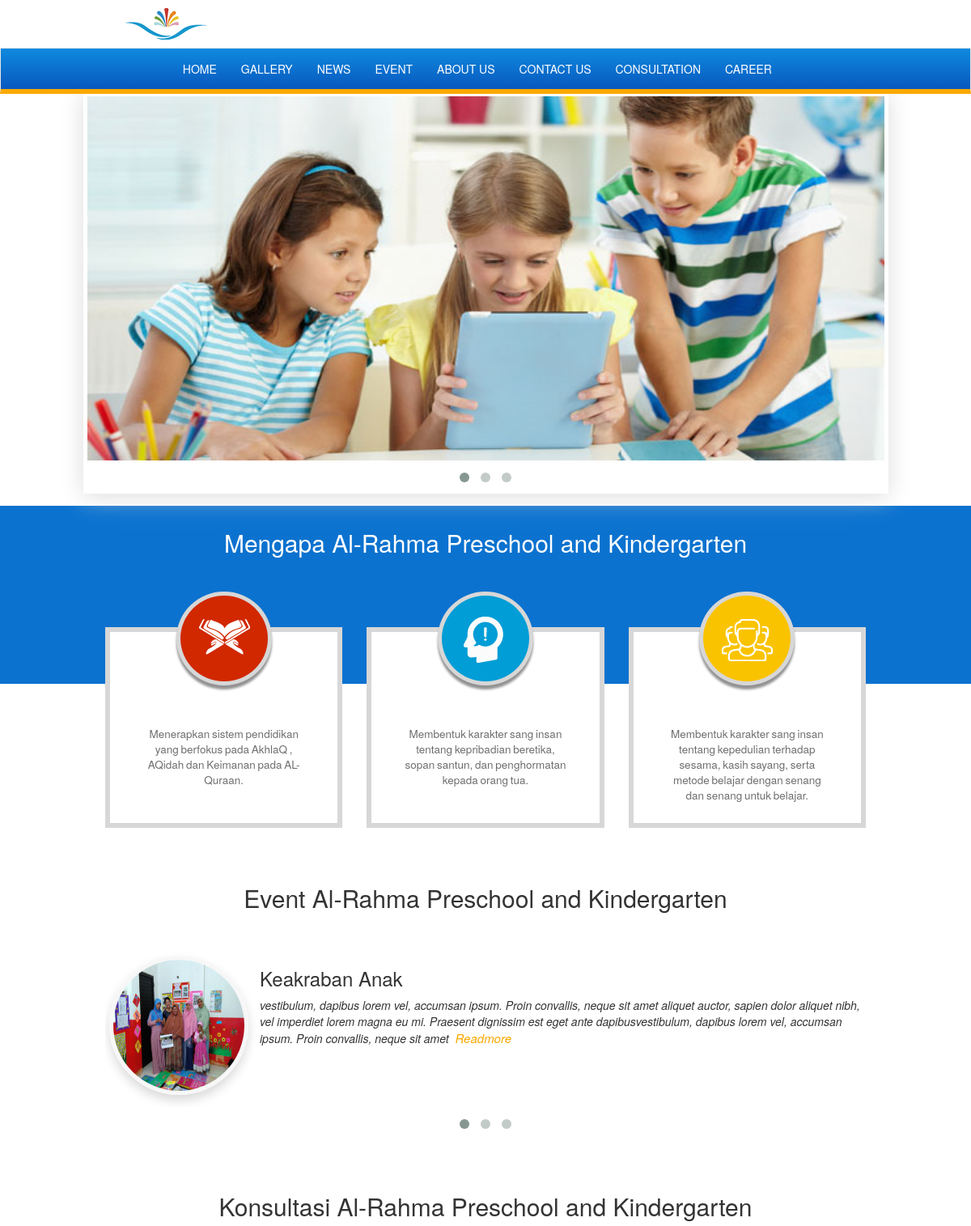
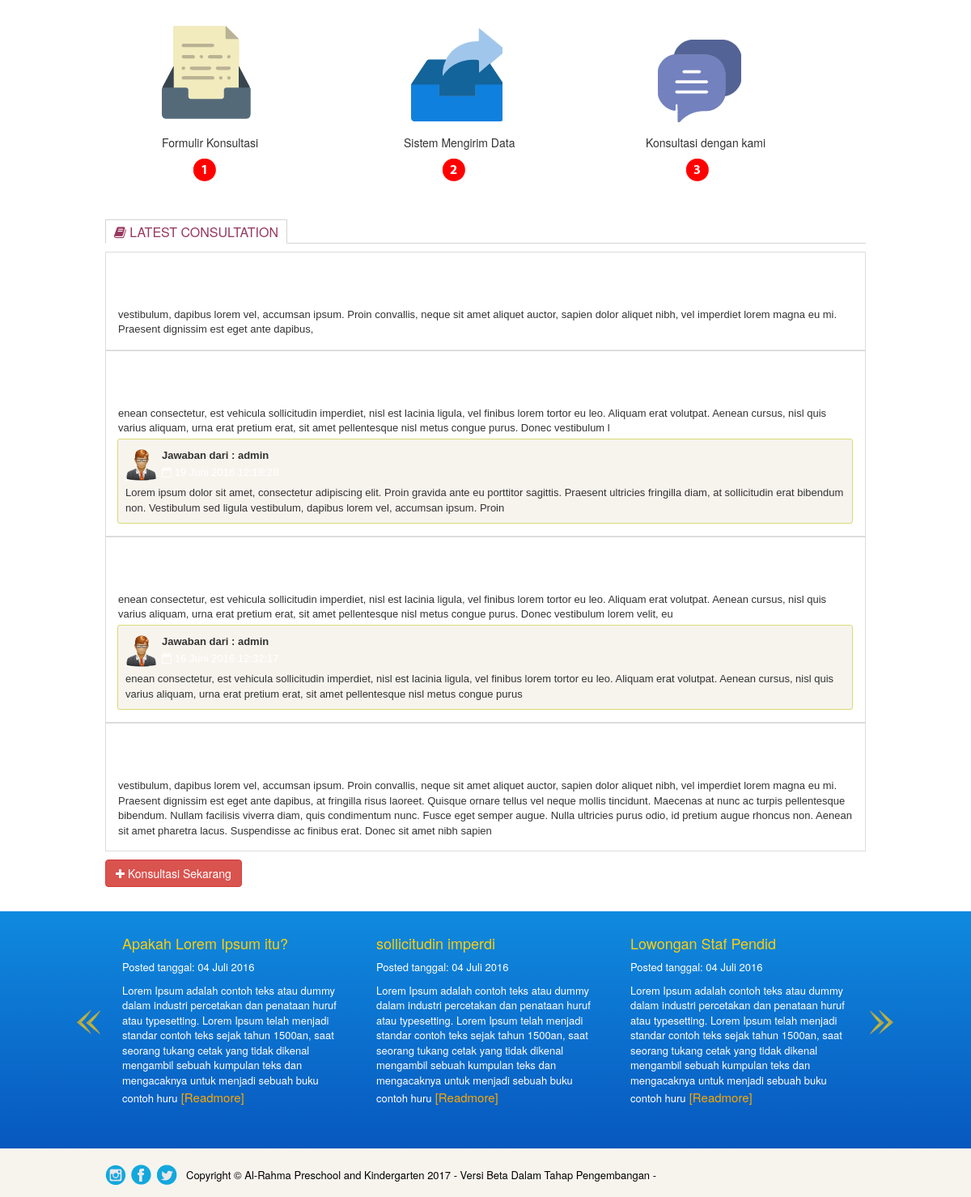
The page / on the database its author committed (2 pictures, top to bottom).
### tables this page shows
CREATE TABLE IF NOT EXISTS `slider` (
`id_slider` int(100) NOT NULL,
  `foto_slider` text NOT NULL
);

CREATE TABLE IF NOT EXISTS `event` (
`id_event` int(100) NOT NULL,
  `judul_event` text NOT NULL,
  `keterangan_event` text NOT NULL,
  `foto_event` varchar(100) NOT NULL,
  `tanggal_event` date NOT NULL
);

CREATE TABLE IF NOT EXISTS `testimoni` (
`id_testimoni` int(100) NOT NULL,
  `nama_testi` varchar(20) NOT NULL,
  `email` varchar(30) NOT NULL,
  `keluhan_testi` text NOT NULL,
  `no_telp_testi` varchar(20) NOT NULL,
  `tgl_testi` datetime NOT NULL
);

CREATE TABLE IF NOT EXISTS `analisa_testi` (
`id_analisa_testi` int(100) NOT NULL,
  `id_testimoni` int(100) NOT NULL,
  `sesi_user` varchar(100) NOT NULL,
  `answer_testi` text NOT NULL,
  `tgl_answer` datetime NOT NULL
);

CREATE TABLE IF NOT EXISTS `berita` (
`id_berita` int(100) NOT NULL,
  `judul_berita` text NOT NULL,
  `ket_berita` text NOT NULL,
  `foto_berita` varchar(100) NOT NULL,
  `tanggal_berita` datetime NOT NULL,
  `status_news` varchar(20) NOT NULL
);

### config/config.php (called while the page is built, shortened)
<?php
$base_url 	="http://localhost/Alrahma/";
?>

### libs/funct/library_function.php (called while the page is built, shortened)
<?php include "config/koneksi.php";
function urlCleaner($str){
    $cleanNow = preg_replace("/\W|_/","-",$str);
    return $cleanNow;
}
function removeStriptagS($data){
    $cleanTags = strip_tags(html_entity_decode($data,ENT_QUOTES,"ISO-8859-1"));
    return $cleanTags;
}
function tgl_indo($tgl){
    $tanggal = substr($tgl,8,2);
    $bulan   = getBulan(substr($tgl,5,2));
    $tahun   = substr($tgl,0,4);
    return $tanggal.' '.$bulan.' '.$tahun;
}
function getBulan($bln){
    switch ($bln){
        case 6:
            return "Juni";
        break;
        case 7:
            return "Juli";
        break;
    }
}
?>

### pages/web/home.php (the view, shortened to what this page needs)
<?php include "libs/funct/library_function.php"; ?>
<div class="row">
	<div class="col-lg-10 col-lg-offset-1" style="margin-top:55px;">
		<div id="owl-example" class="owl-carousel owl-theme hidden-xs" style="box-shadow: #dcdcdc 0px 3px 28px; border: 5px solid #fff;">
			 <?php
			 	$x =mysqli_query($con,"SELECT * FROM slider");
			 	while ($data= mysqli_fetch_array($x)) {
			 	$photo = $base_url."uploads/images/slide/".$data['foto_slider'];
			 ?>
		  		<img class="item-resizeimg lazyOwl" data-src="<?php echo $photo;?>">
			 <?php } ?>
		</div>
	</div>
</div>
<div class="tujuan-maincontainer">
	<section class="article-tujuan">
		<div class="heading-responsive">
			<h2 style="text-align:center;color:#fff;">Mengapa Al-Rahma Preschool and Kindergarten</>
		</div>
		<div class="wrapperbox-tujuanalrahma">
			<section class="container">
				<div class="row press-rows-alrahma">
					<div class="col-md-4 ">
						<div class="main-innerboxt-tujuanalrahma">
							<div class="box-circletujuanalquran">
								<span class="ico icon-alquran"></span>
							</div>
							<div class="content-tujuan">
								Menerapkan sistem pendidikan yang berfokus pada AkhlaQ , AQidah dan Keimanan pada AL-Quraan.
							</div>
						</div>
					</div>
					<div class="col-md-4 ">
						<div class="main-innerboxt-tujuanalrahma ">
							<div class="box-circletujuanmind">
								<span class="ico icon-mind"></span>
							</div>
							<div class="content-tujuan">
								Membentuk karakter sang insan tentang kepribadian beretika, sopan santun, dan penghormatan kepada orang tua.
							</div>
						</div>
					</div>
					<div class=" col-md-4 ">
						<div class="main-innerboxt-tujuanalrahma">
							<div class="box-circletujuangrup">
								<span class="ico icon-grup"></span>
							</div>
							<div class="content-tujuan">
								Membentuk karakter sang insan tentang kepedulian terhadap sesama, kasih sayang, serta metode belajar dengan senang dan
								senang untuk belajar.
							</div>
						</div>
					</div>
				</div>
			</section>
		</div>
<div class="event-maincontainer">
		<section class="article-container">
			<div class="heading-responsive">
				<h2 style="text-align:center;margin-bottom:50px;">Event Al-Rahma Preschool and Kindergarten</h2>
			</div>
		</section>
		<section class="container testimonials">
			<div class="row">
		        <div class="col-sm-12">
		          <div id="event-testimonials" class="owl-carousel">
		      	  <?php
					$getevent =mysqli_query($con,"SELECT * FROM event ORDER BY id_event DESC");
					while ($res = mysqli_fetch_array($getevent)) {
				   ?>
		            <div class="item">
		              <div class="shadow-effect">
		                <img class="img-circle resize-imgevent lazyOwl" data-src="<?php echo $base_url;?>uploads/images/event/<?php echo $res['foto_event']; ?>" alt="">
		                <h3 class="heading-sliderevent"><?php echo removeStriptagS($res['judul_event']);?></h3>
		                <p style="font-style:italic;"><?php echo removeStriptagS($res['keterangan_event']);?>
		              		<?php  echo "<a href='".$base_url."eventdetail-$res[id_event].html' class='readmore-link'>Readmore</a>" ?>
		                </p>
		              </div>
		            </div>
		           <?php } ?>
		          </div>
		        </div>
			</div>
		</section>
</div>
<div class="container">
<div class="main-konsultasi">
	<div class="heading-konsultasi">
		<h2 style="text-align:center;">Konsultasi Al-Rahma Preschool and Kindergarten</h2>
	</div>
	<section class="container hidden-xs">
		<div class="box-ruleskonsultasi">
			<div class="rules-rulkonsultasi icon-formulir"></div>
				<div>
					<div>Formulir Konsultasi</div>
					<span class="number1"></span>
				</div>
		</div>
		<div class="box-ruleskonsultasi">
			<div class="rules-rulkonsultasi icon-boxproses"></div>
				<div>
					<div>Sistem Mengirim Data</div>
					<span class="number2"></span>
				</div>
		</div>
		<div class="box-ruleskonsultasi">
			<div class="rules-rulkonsultasi icon-chats"></div>
				<div>
					<div>Konsultasi dengan kami</div>
					<span class="number3"></span>
				</div>
		</div>
	</section>
	<div id="tabs-container">
		<ul class="tabs-menu">
			<li class="current"><a href="#tab-1"><i class="fa fa-book" aria-hidden="true"></i> Latest Consultation</a></li>
		</ul>
		<div class="wrapper-latestcontainer consultation">
		<ul>
			<?php
				$limit =4;
				$get_consultasi = mysqli_query($con,"SELECT * FROM testimoni ORDER BY id_testimoni DESC LIMIT $limit");
				while ($res =mysqli_fetch_array($get_consultasi)) {
				$convrt = $res['tgl_testi'];
				$substr = substr($convrt, 10);
				$getanswer = $res['id_testimoni'];
				$tes = mysqli_fetch_array(mysqli_query($con,"SELECT * FROM analisa_testi at JOIN testimoni t  ON t.id_testimoni=at.id_testimoni
				WHERE at.id_testimoni='$getanswer'"));
				$showaction= $tes['answer_testi'];
				$convrtanswer_date = $tes['tgl_answer'];
				$substr2 = substr($convrtanswer_date, 10);
			?>
			<li style="opactiy:1;">
				<div style="font-size:17px;">
					<span style="font-weight:bold;"><?php echo $res['nama_testi'];?></span>
				</div>
				<div style="margin-bottom:10px;">
					<span><i class="fa fa-calendar-o"></i> <?php echo tgl_indo($res['tgl_testi']);echo $substr;?></span>
				</div>
				<div>
					<?php echo $res['keluhan_testi']; ?>
				</div>
				<?php if ($showaction =='' || $showaction == null) { ?>
				<?php }else{ ?>
				<div class="consul">
					<div class="answer">
						<div class="user-images">
							<div style="margin-left:45px;font-weight:bold;">Jawaban dari : <?php echo $tes['sesi_user'];?></div>
							<span class="admin-rounded-date">
							<i class="fa fa-calendar-o"></i> <?php echo tgl_indo($res['tgl_testi']);echo $substr2;?></span>
						</div>
						<?php echo $showaction; ?>
					</div>
				</div>
				<?php } ?>
			</li>
			<?php } ?>
		</ul>
	</div>
	<div>
		<a href="<?php echo $base_url;?>consultasi.html" class="btn btn-danger"><i class="fa fa-plus"></i> Konsultasi Sekarang</a>
	</div>
</div>
</section>
</div>
<section class="section home-blog hidden-xs">
    <div class="max-width centered ">
        <div class="blog-carousel ">
			<section class="slider-navalrahma slider">
	    		<?php
	    			$show =mysqli_query($con,"SELECT * FROM berita ORDER BY id_berita DESC");
	    			while ($view= mysqli_fetch_array($show)) {
					$karakter_career = $view['ket_berita'];
					$konvert_career  = strip_tags(html_entity_decode($karakter_career,ENT_QUOTES,"ISO-8859-1"));
	    			$clean = urlCleaner($view['judul_berita']);
					$url_link = "newsdetail".$view['id_berita']."-".$clean.".html";
	    		?>
		    	<div class="wrapper">
					<h4 style="margin-bottom:10px;"><a href=""><?php echo strip_tags($view['judul_berita']);?></a></h4>
		      		<article data-lazy="">
		      			<div style="margin-bottom:10px;">Posted tanggal: <?php echo tgl_indo($view['tanggal_berita']);?></div>
      				<?php
					  if (strlen($karakter_career) >=300) {
						echo substr($konvert_career, 0, 300)."<a class='readmore-link' href=\"".$url_link."\"> [Readmore]</a>"; }
			      	?>
			      	</article>
		      	</div>
		      	<?php } ?>
		    </section>
        </div>
    </div>
</section>

### index.php (shortened to what this page needs)
<?php error_reporting(E_ALL ^ (E_NOTICE | E_WARNING));
include"config/config.php"; ?>
<!DOCTYPE html>
<html lang="en">
<head>
<link rel="stylesheet" href="<?php echo $base_url;?>css/bootstrap.min.css">
<link rel="stylesheet" href="<?php echo $base_url;?>css/responsive.css">
<link rel="stylesheet" href="<?php echo $base_url;?>css/layout.css">
<link rel="stylesheet" href="<?php echo $base_url;?>css/lightbox.css">
<link rel="stylesheet" href="<?php echo $base_url;?>js/slick/slick.css">
<link rel="stylesheet" href="<?php echo $base_url;?>js/slick/slick-theme.css">
<link rel="stylesheet" href="<?php echo $base_url;?>css/pretty_photo/prettyPhoto.css" type="text/css" media="screen" title="prettyPhoto main stylesheet" charset="utf-8"/>
<link rel="stylesheet" href="<?php echo $base_url;?>css/paging.css">
<link rel="stylesheet" href="<?php echo $base_url;?>css/font-awesome-4.6.3/css/font-awesome.min.css">
<link rel="stylesheet" href="<?php echo $base_url;?>js/owl-carousel/owl.theme.css">
<link rel="stylesheet" href="<?php echo $base_url;?>js/owl-carousel/owl.carousel.css">
<link rel="stylesheet" href="<?php echo $base_url;?>js/owl-carousel/owl.transitions.css">
</head>
<body>
<div class="container navigate-top-upper">
	<div class="col-lg-12 ">
		<div class="row">
			<div class="col-md-2">
				<div class="main-heading-alrahma">
	        		<div><img src="img/alrahma-logos.png"></div>
				</div>
			</div>
		</div>
	</div>
</div>
<nav id="mobile" class="navbar navbar-default" role="navigation">
	 <div class="container">
        	<div class="row">
				<div class="collapse navbar-collapse col-md-offset-1" id="navbar-collapse">
					<ul class="nav navbar-nav">
						<li><a href="<?php echo $base_url; ?>home.html" id="<?php echo $url_home;?>">Home</a></li>
						<li><a href="<?php echo $base_url; ?>gallery.html" id="<?php echo $url_gallery;?>">Gallery</a></li>
						<li><a href="<?php echo $base_url; ?>news.html" id="<?php echo $url_news;?>">News</a></li>
						<li><a href="<?php echo $base_url; ?>event.html" id="<?php echo $url_event;?>">Event</a></li>
						<li><a href="<?php echo $base_url; ?>about.html" id="<?php echo $url_about;?>">About Us</a></li>
						<li><a href="<?php echo $base_url; ?>contact.html" id="<?php echo $url_contact;?>">Contact Us</a></li>
						<li><a href="<?php echo $base_url; ?>consultasi.html" id="<?php echo $url_consultation;?>">Consultation</a></li>
					<li><a href="<?php echo $base_url; ?>career.html" id="<?php echo $url_career;?>">Career</a></li>
				</ul>
			</div>
        	</div>
        </div>
	</nav>
<div class="wrapper-coantainer-moduls">
	<?php  include "libs/funct/conf_page.php";?>
</div>
	<footer>
		<div class="container">
		    <div class="main-innerfooter">
		    	Copyright © <?php echo "Al-Rahma Preschool and Kindergarten ".date("Y");?> - Versi Beta Dalam Tahap Pengembangan -
		    </div>
		    <ul id="nav-footer " style="margin-bottom:0px!important;">
		    	<li class="li-nav-alrahma">
	    			<span><a href=""><img src="img/instagram.png"></a></span>
	    			<span style="margin-left:3px;"><a href=""><img src="img/facebook.png"></a></span>
	    			<span style="margin-left:3px;"><a href=""><img src="img/twitter.png"></a></span>
		    	</li>
		    </ul>
		</div>
	</footer>
</body>
</html>

### libs/funct/conf_page.php (shortened to what this page needs)
<?php error_reporting(0);
    include "config.php";
    if ($_GET['pg'] =="") {
        include ("pages/web/home.php");
    }
     elseif ($_GET['pg']=="home") {
        include ("pages/web/home.php");
    }
    elseif ($_GET['pg']=="contact") {
        include ("pages/web/contact.php");
    }
    elseif ($_GET['pg']=="about") {
        include ("pages/web/about.php");
    }
    elseif ($_GET['pg']=="consultasi") {
        include ("pages/web/consultasi.php");
    }
    elseif ($_GET['pg']=="gallery") {
        include ("pages/web/gallery.php");
    }
    elseif ($_GET['pg']=="achivements") {
        include ("pages/web/achivements.php");
    }
    elseif ($_GET['pg']=="career") {
        include ("pages/web/career.php");
    }
    elseif ($_GET['pg']=="careerdetail") {
        include ("pages/web/careerdetail.php");
    }
    elseif ($_GET['pg']=="news") {
        include ("pages/web/news.php");
    }
    elseif ($_GET['pg']=="event") {
        include ("pages/web/event.php");
    }
    elseif ($_GET['pg']=="eventdetail") {
        include ("pages/web/eventdetail.php");
    }
    elseif ($_GET['pg']=="newsdetail") {
        include ("pages/web/newsdetail.php");
    }

### css/responsive.css (style rules this page uses)
@media (min-width: 1200px) { .container { width: 970px !important; } }

### css/lightbox.css (style rules this page uses)
body:after { display: none; }

### css/paging.css (style rules this page uses)
a { color: #0088cc; text-decoration: none; }
ul { padding: 0; }

### index.php (style rules this page uses)
.main-heading-alrahma { padding: 10px; }
div.navigate-top-upper { position:relative; bottom:0; right:0; }
span { color:white; }

### rows shown on the page
slider: foto_slider (picture)
event: foto_event (picture), judul_event "Keakraban Anak", keterangan_event "vestibulum, dapibus lorem vel, accumsan ipsum. Proin convallis, neque sit amet aliquet auctor, sapien dolor aliquet nibh, vel imperdiet lorem magna eu mi. Praesent dignissim est eget ante dapibusvestibulum, dapibus lorem vel, accumsan ipsum. Proin convallis, neque sit amet"
testimoni: keluhan_testi "vestibulum, dapibus lorem vel, accumsan ipsum. Proin convallis, neque sit amet aliquet auctor, sapien dolor aliquet nibh, vel imperdiet lorem magna eu mi. Praesent dignissim est eget ante dapibus,"
testimoni: keluhan_testi "enean consectetur, est vehicula sollicitudin imperdiet, nisl est lacinia ligula, vel finibus lorem tortor eu leo. Aliquam erat volutpat. Aenean cursus, nisl quis varius aliquam, urna erat pretium erat, sit amet pellentesque nisl metus congue purus. Donec vestibulum l", analisa_testi.sesi_user "admin", analisa_testi.answer_testi "Lorem ipsum dolor sit amet, consectetur adipiscing elit. Proin gravida ante eu porttitor sagittis. Praesent ultricies fringilla diam, at sollicitudin erat bibendum non. Vestibulum sed ligula vestibulum, dapibus lorem vel, accumsan ipsum. Proin"
testimoni: keluhan_testi "enean consectetur, est vehicula sollicitudin imperdiet, nisl est lacinia ligula, vel finibus lorem tortor eu leo. Aliquam erat volutpat. Aenean cursus, nisl quis varius aliquam, urna erat pretium erat, sit amet pellentesque nisl metus congue purus. Donec vestibulum lorem velit, eu", analisa_testi.sesi_user "admin", analisa_testi.answer_testi "enean consectetur, est vehicula sollicitudin imperdiet, nisl est lacinia ligula, vel finibus lorem tortor eu leo. Aliquam erat volutpat. Aenean cursus, nisl quis varius aliquam, urna erat pretium erat, sit amet pellentesque nisl metus congue purus"
testimoni: keluhan_testi "vestibulum, dapibus lorem vel, accumsan ipsum. Proin convallis, neque sit amet aliquet auctor, sapien dolor aliquet nibh, vel imperdiet lorem magna eu mi. Praesent dignissim est eget ante dapibus, at fringilla risus laoreet. Quisque ornare tellus vel neque mollis tincidunt. Maecenas at nunc ac turpis pellentesque bibendum. Nullam facilisis viverra diam, quis condimentum nunc. Fusce eget semper augue. Nulla ultricies purus odio, id pretium augue rhoncus non. Aenean sit amet pharetra lacus. Suspendisse ac finibus erat. Donec sit amet nibh sapien"
berita: judul_berita "Apakah Lorem Ipsum itu?", tanggal_berita "04 Juli 2016", ket_berita "Lorem Ipsum adalah contoh teks atau dummy dalam industri percetakan dan penataan huruf atau typesetting. Lorem Ipsum telah menjadi standar contoh teks sejak tahun 1500an, saat seorang tukang cetak yang tidak dikenal mengambil sebuah kumpulan teks dan mengacaknya untuk menjadi sebuah buku contoh huru"
berita: judul_berita "sollicitudin imperdi", tanggal_berita "04 Juli 2016", ket_berita "Lorem Ipsum adalah contoh teks atau dummy dalam industri percetakan dan penataan huruf atau typesetting. Lorem Ipsum telah menjadi standar contoh teks sejak tahun 1500an, saat seorang tukang cetak yang tidak dikenal mengambil sebuah kumpulan teks dan mengacaknya untuk menjadi sebuah buku contoh huru"
berita: judul_berita "Lowongan Staf Pendid", tanggal_berita "04 Juli 2016", ket_berita "Lorem Ipsum adalah contoh teks atau dummy dalam industri percetakan dan penataan huruf atau typesetting. Lorem Ipsum telah menjadi standar contoh teks sejak tahun 1500an, saat seorang tukang cetak yang tidak dikenal mengambil sebuah kumpulan teks dan mengacaknya untuk menjadi sebuah buku contoh huru"
